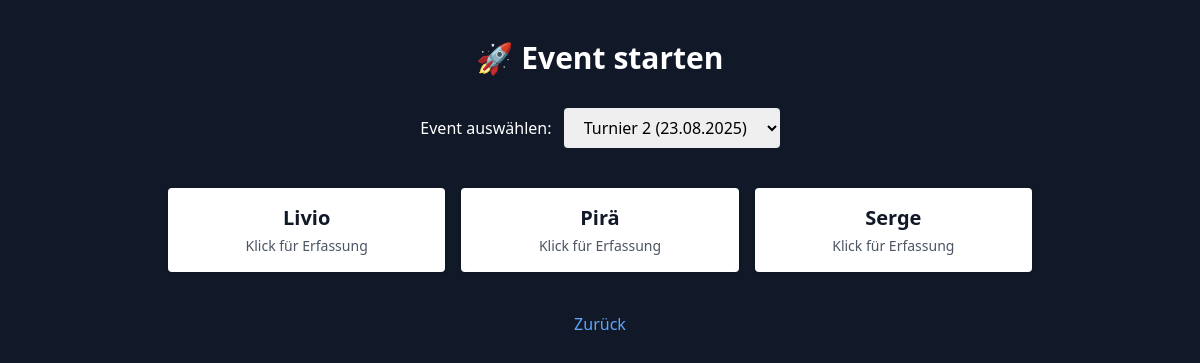
The app's page /event/start?event_id=2 with its own data.
### app/models.py (models this page shows)
class TeilnehmerEvent(db.Model):
    id = db.Column(db.Integer, primary_key=True)
    event_id = db.Column(db.Integer, db.ForeignKey('event.id'), nullable=False)
    teilnehmer_id = db.Column(db.Integer, db.ForeignKey('teilnehmer.id'), nullable=False)
    bezahlt_status = db.Column(db.String(20), default="offen", nullable=False)
    event = db.relationship("Event", backref="teilnehmerzuordnung")
    teilnehmer = db.relationship("Teilnehmer", backref="events")

class Teilnehmer(db.Model):
    id = db.Column(db.Integer, primary_key=True)
    name = db.Column(db.String(100), nullable=False)

### app/routes.py (the view)
@app.route("/event/start", methods=["GET", "POST"])
def event_start():
    events = Event.query.order_by(Event.datum.desc()).all()
    selected_event_id = request.args.get("event_id", type=int)
    teilnehmer_liste = []
    if selected_event_id:
        teilnehmer_liste = (
            db.session.query(TeilnehmerEvent)
            .filter_by(event_id=selected_event_id)
            .join(Teilnehmer)
            .order_by(Teilnehmer.name)
            .all()
        )
    return render_template(
        "event_start.html",
        events=events,
        selected_event_id=selected_event_id,
        teilnehmer_liste=teilnehmer_liste
    )

### app/templates/event_start.html (shortened to what this page needs)
<!DOCTYPE html>
<html lang="de">
<head>
    <script src="https://cdn.tailwindcss.com"></script>
</head>
<body class="bg-gray-900 text-white min-h-screen">
<div class="max-w-4xl mx-auto px-4 py-10">
    <h1 class="text-3xl font-bold text-center mb-8">🚀 Event starten</h1>
    <form method="get" action="{{ url_for('event_start') }}" class="mb-10 text-center">
        <label for="event_id" class="mr-2">Event auswählen:</label>
        <select name="event_id" id="event_id" onchange="this.form.submit()"
                class="px-4 py-2 rounded text-black">
            {% for e in events %}
                <option value="{{ e.id }}" {% if selected_event_id == e.id %}selected{% endif %}>
                    {{ e.name }} ({{ e.datum.strftime('%d.%m.%Y') }})
                </option>
            {% endfor %}
        </select>
    </form>
    {% if teilnehmer_liste %}
        <div class="grid grid-cols-1 sm:grid-cols-2 md:grid-cols-3 gap-4">
            {% for eintrag in teilnehmer_liste %}
                <a href="{{ url_for('verkauf', teilnehmer_event_id=eintrag.id) }}"
                   class="bg-white text-gray-900 p-4 rounded shadow hover:bg-blue-100 transition text-center">
                    <div class="text-xl font-semibold">{{ eintrag.teilnehmer.name }}</div>
                    <div class="text-sm text-gray-600 mt-1">Klick für Erfassung</div>
                </a>
            {% endfor %}
        </div>
    {% elif selected_event_id %}
        <p class="text-center text-gray-400">Keine Teilnehmer für dieses Event zugewiesen.</p>
    {% endif %}
    <div class="mt-10 text-center">
        <a href="{{ url_for('events_dashboard') }}" class="text-blue-400 hover:underline">Zurück</a>
    </div>
</div>
</body>
</html>

### records on screen
TeilnehmerEvent: teilnehmer.name "Livio"
TeilnehmerEvent: teilnehmer.name "Pirä"
TeilnehmerEvent: teilnehmer.name "Serge"

### other values on screen
form field event_id "Turnier 2 (23.08.2025)"
